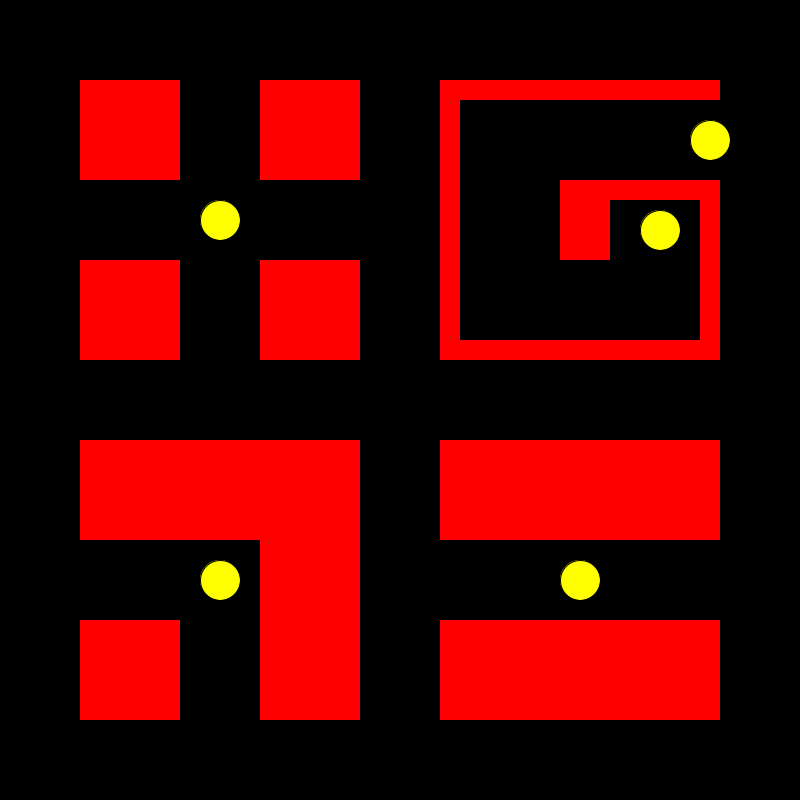
Frame 1 (no input)
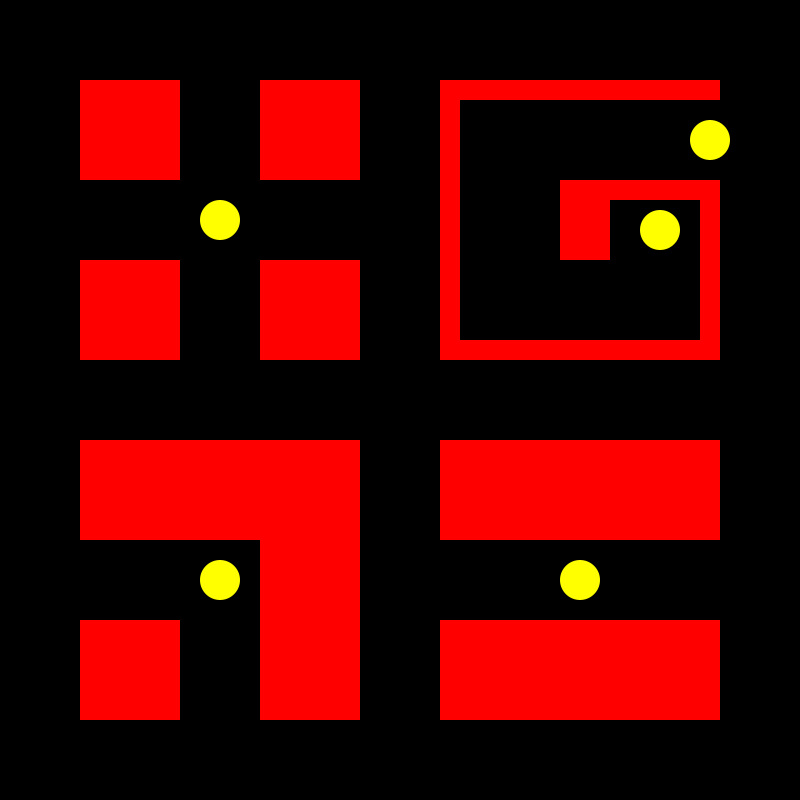
Frame 60 (the mouse pressed at the canvas centre just before this capture)
Frame 120 (the mouse held since frame 60 and released just before this capture): identical to frame 60, image omitted

The Processing sketch that drew these frames (run headless with seeded random() and noise(); from frame 60 on, the mouse is pressed at the canvas centre):

// Processing sketch: sketch5439
// ── sketch5439.pde
int x;
int y;
int x1=180;
int y1=180;
int x2=-180;
int y2=180;
int x3=310;
int y3=-260;
int x4=-180;
int y4=-180;
int x5=260;
int y5=-170;

void setup() {
  size(800, 800);
}

void draw() {
  background(0);
  translate(width/2, height/2);
  fill(255, 255, 0);
  
  float z=dist(x, y, 180, 180);
  if (z<50) {
    x1=-1000;
  }
  ellipse(x1, y1, 40, 40);

  float b=dist(x, y, -180, 180);    

  if (b<50) {
    x2=-1000;
  }  
  ellipse(x2, y2, 40, 40);

  float v=dist(x, y, 310, -260);

  if (v<50) {
    x3=-1000;
  }
  ellipse(x3, y3, 40, 40);

  float c=dist(x, y, -180, -180);
  
  if (c<50) {
    x4=-1000;
  }
  ellipse(x4, y4, 40, 40);
  
  float m=dist(x,y,260,-170);
  
  if(m<50){
    x5=-1000;
  }
  ellipse(x5,y5,40,40);


  //arc(x, y, 50, 50, 0.52, 5.76);
  //ellipse(x,y,50,50);
  //ellipse(x+5, y-15, 2, 2);
  //ellipse(x+10, y-15, 2, 2);
  fill(255, 0, 255);
  if (key=='f') {
    x +=2;

    arc(x, y, 65, 65, 0.52, 5.76);
    //ellipse(x,y,50,50);
    fill(0);
    ellipse(x+4, y-18, 4, 10);
    ellipse(x+11, y-18, 4, 10);
    if (x>400)x=-400;
  }


  if (key=='d') {
    x -=2;
    arc(x, y, 65, 65, 22.52, 27.76);
    fill(0);
    ellipse(x-4, y-18, 4, 10);
    ellipse(x-11, y-18, 4, 10);
    if (x<-400)x=400;
  }


  if (key=='k') {
    y +=2;
    arc(x, y, 65, 65, 190.52, 195.76);
    //ellipse(x,y,50,50);
    fill(0);
    ellipse(x-18, y+4, 10, 4);
    ellipse(x-18, y+11, 10, 4);
    if (y>400)y=-400;
  }

  if (key=='j') {
    y -=2;
    arc(x, y, 65, 65, 11.52, 16.76);
    fill(0);
    ellipse(x+18, y+4, 10, 4);
    ellipse(x+18, y+11, 10, 4);
    if (y<-400)y=400;
  }





  fill(255, 0, 0);
  noStroke();
  rect(40, 40, 280, 100);
  rect(40, 220, 280, 100);
  rect(40, -320, 280, 20);
  rect(40, -320, 20, 280);
  rect(40, -60, 280, 20);
  rect(300, -220, 20, 180);
  rect(160, -220, 160, 20);
  rect(160, -220, 50, 80);
  rect(-140, -140, 100, 100);
  rect(-140, -320, 100, 100);
  rect(-320, -140, 100, 100);
  rect(-320, -320, 100, 100);
  rect(-320, 40, 280, 100);
  rect(-320, 220, 100, 100);
  rect(-140, 40, 100, 280);

  if (key=='s') {
    fill(random(255), random(255), random(255));
    arc(x, y, 90, 90, 0.052, 5.76);
    fill(0);
    ellipse(x+4, y-18, 4, 10);
    ellipse(x+11, y-18, 4, 10);
  }
  if(x1<-900&&x2<-900&&x3<-900&&x4<-900&&x5<-900){
    fill(0,255,0);
    textSize(75);
    text("Congratulations!!",-300,0);
    fill(random(255), random(255), random(255));
    arc(x, y, 300, 300, 0.052, 5.76);
    fill(255);
    ellipse(x+20, y-100, 30, 50);
    ellipse(x+70, y-100, 30, 50);
    fill(0);
    ellipse(x+20,y-120,15,15);
    ellipse(x+70,y-120,15,15);
    fill(40,150,255);
    arc(x+85,y+5,40,170,0,PI);
  }
}
